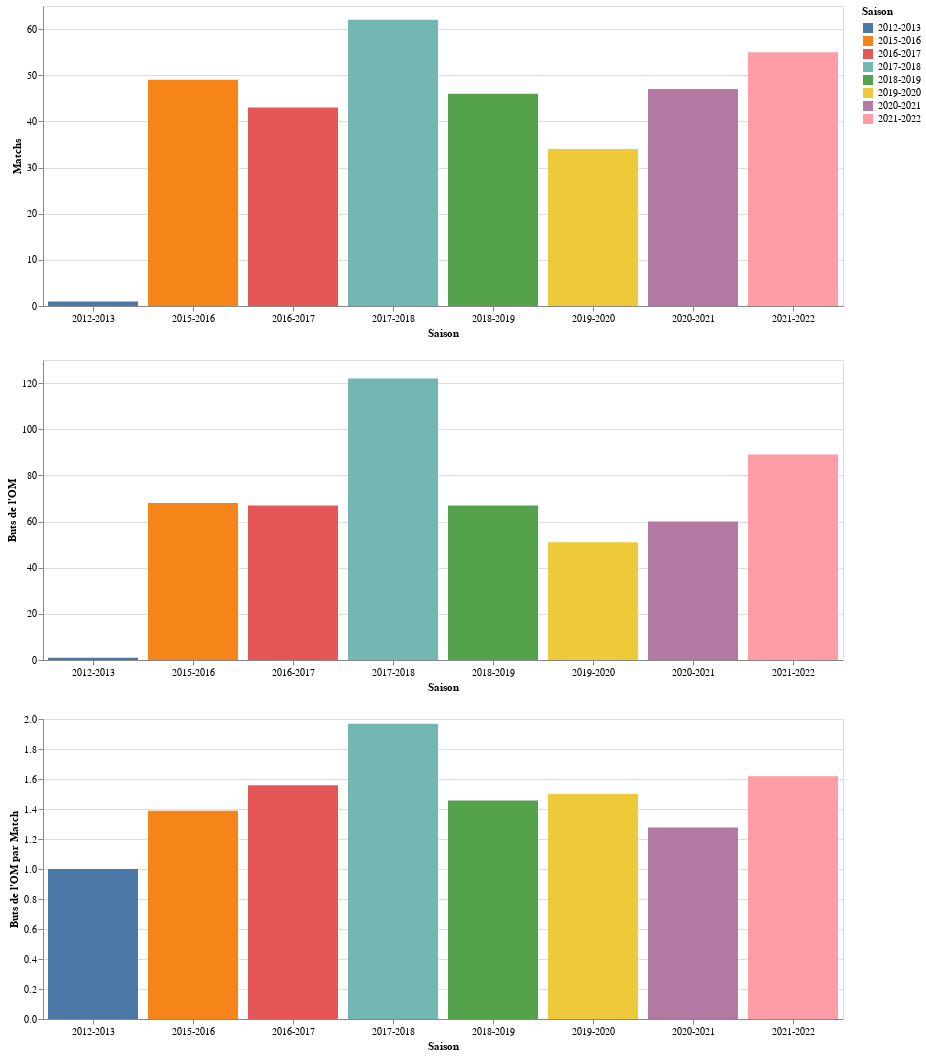

Here is the notebook cell this chart was saved with:
### Code cell
games_total = alt.Chart(matchs).mark_bar().encode(
    x=alt.X('Saison:N', axis=alt.Axis(labelAngle=0)),
    y=alt.Y('count(Date)', title='Matchs'),
    color=alt.Color('Saison'),
    tooltip=['Saison', alt.Tooltip('count(Date)', title='Matchs')]
).properties(
    width=800
)

goals_total = alt.Chart(matchs).mark_bar().encode(
    x=alt.X('Saison:N', axis=alt.Axis(labelAngle=0)),
    y=alt.Y('sum(Buts_OM)', title='Buts de l\'OM'),
    color=alt.Color('Saison'),
    tooltip=['Saison', alt.Tooltip('sum(Buts_OM)', title='Buts de l\'OM')]
).properties(
    width=800
)

goals_per_game = alt.Chart(matchs).mark_bar().encode(
    x=alt.X('Saison:N', axis=alt.Axis(labelAngle=0)),
    y=alt.Y('mean(Buts_OM)', title='Buts de l\'OM par Match'),
    color=alt.Color('Saison'),
    tooltip=['Saison', alt.Tooltip('mean(Buts_OM)', title='Buts de l\'OM par Match', format='.2f')]
).properties(
    width=800
)

games_total & goals_total & goals_per_game

### Figure 1 — Vega-Lite specification as saved in the notebook (floating-point values rounded to 4 significant figures; data arrays with more than 128 entries replaced by an {"elided": "..."} marker saying what was removed)
{"config": {"view": {"continuousWidth": 400, "continuousHeight": 300}}, "vconcat": [{"mark": "bar", "encoding": {"color": {"field": "Saison", "type": "nominal"}, "tooltip": [{"field": "Saison", "type": "nominal"}, {"aggregate": "count", "field": "Date", "title": "Matchs", "type": "temporal"}], "x": {"axis": {"labelAngle": 0}, "field": "Saison", "type": "nominal"}, "y": {"aggregate": "count", "field": "Date", "title": "Matchs", "type": "temporal"}}, "width": 800}, {"mark": "bar", "encoding": {"color": {"field": "Saison", "type": "nominal"}, "tooltip": [{"field": "Saison", "type": "nominal"}, {"aggregate": "sum", "field": "Buts_OM", "title": "Buts de l'OM", "type": "quantitative"}], "x": {"axis": {"labelAngle": 0}, "field": "Saison", "type": "nominal"}, "y": {"aggregate": "sum", "field": "Buts_OM", "title": "Buts de l'OM", "type": "quantitative"}}, "width": 800}, {"mark": "bar", "encoding": {"color": {"field": "Saison", "type": "nominal"}, "tooltip": [{"field": "Saison", "type": "nominal"}, {"aggregate": "mean", "field": "Buts_OM", "format": ".2f", "title": "Buts de l'OM par Match", "type": "quantitative"}], "x": {"axis": {"labelAngle": 0}, "field": "Saison", "type": "nominal"}, "y": {"aggregate": "mean", "field": "Buts_OM", "title": "Buts de l'OM par Match", "type": "quantitative"}}, "width": 800}], "data": {"name": "data-7a74861aebbeeba5d6d8112db27e0f36"}, "$schema": "https://vega.github.io/schema/vega-lite/v4.17.0.json", "datasets": {"data-7a74861aebbeeba5d6d8112db27e0f36": {"elided": "337 records"}}}
